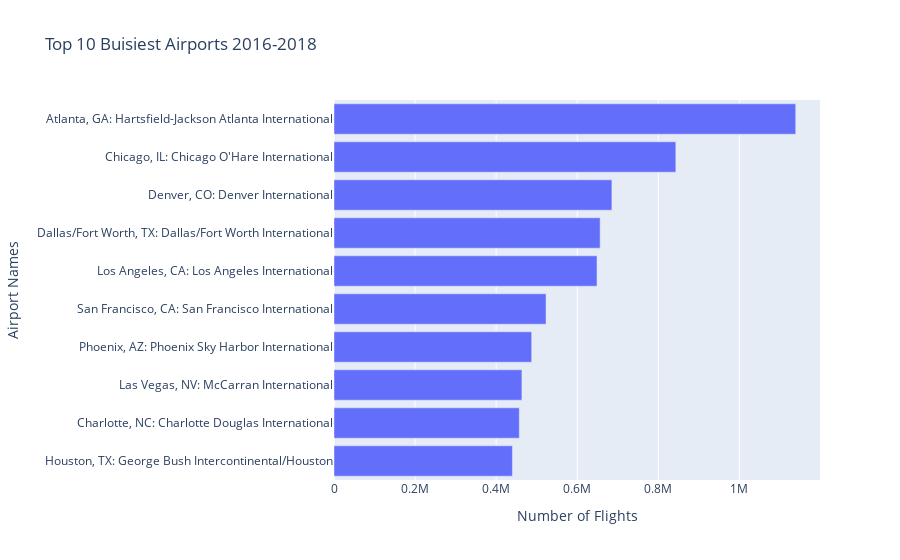

Source (notebook cell):
### Code cell
fig = px.bar(rename_airport_data, x='Number of Flights', y='Airport Names', orientation = 'h', title="Top 10 Buisiest Airports 2016-2018")
fig.update_layout(
    yaxis=dict(
        autorange="reversed"
    )
)
fig.show()

### Figure 1 — Plotly figure (JSON) as saved in the notebook; plotly's stock layout.template omitted (floating-point values rounded to 4 significant figures)
{"data": [{"alignmentgroup": "True", "hovertemplate": "Number of Flights=%{x}<br>Airport Names=%{y}<extra></extra>", "legendgroup": "", "marker": {"color": "#636efa"}, "name": "", "offsetgroup": "", "orientation": "h", "showlegend": false, "textposition": "auto", "type": "bar", "x": [1138927, 843208, 685479, 656511, 648800, 523011, 487615, 463568, 457082, 440098], "xaxis": "x", "y": ["Atlanta, GA: Hartsfield-Jackson Atlanta International", "Chicago, IL: Chicago O'Hare International", "Denver, CO: Denver International", "Dallas/Fort Worth, TX: Dallas/Fort Worth International", "Los Angeles, CA: Los Angeles International", "San Francisco, CA: San Francisco International", "Phoenix, AZ: Phoenix Sky Harbor International", "Las Vegas, NV: McCarran International", "Charlotte, NC: Charlotte Douglas International", "Houston, TX: George Bush Intercontinental/Houston"], "yaxis": "y"}], "layout": {"autosize": true, "barmode": "relative", "legend": {"tracegroupgap": 0}, "title": {"text": "Top 10 Buisiest Airports 2016-2018"}, "xaxis": {"anchor": "y", "autorange": true, "domain": [0, 1], "range": [0, 1199000.0], "title": {"text": "Number of Flights"}, "type": "linear"}, "yaxis": {"anchor": "x", "autorange": true, "domain": [0, 1], "range": [9.5, -0.5], "title": {"text": "Airport Names"}, "type": "category"}}}
